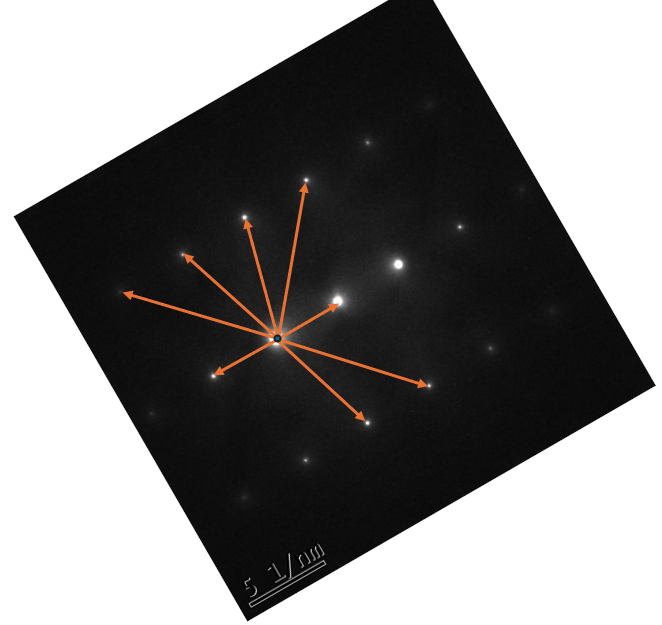
#> input picture backend/fileskh/input/df/df1.png, 662 x 625 px
$ python -i line_detector.py   (imports and definitions only)
#> lines starting #> are read from the running program, lines starting #| are printed output that depends on the picture; after the words box and inside, x2 and y2 are one past the last pixel; in counts of white or black regions, pixels touching at a corner belong together
"""
modules/line_detector.py
=========================
Stage 1 — Image detection.

Detects all COLOURED DOTTED dislocation lines in TEM images and
orange g-vector arrows in diffraction images.

Colour pipeline (for each dislocation colour)
----------------------------------------------
  1. HSV colour mask.  Each colour has calibrated H/S/V thresholds.
     Red is split into two bands because it wraps around 0°/360°.
     White uses local-contrast masking (gray − GaussBlur31 > 40, S < 35).
  2. Exclusion zones (top-left diffraction inset, top text strip, scale bar).
  3. DBSCAN eps = 25 px — bridges typical inter-dot gaps of 5-15 px.
  4. Clusters smaller than min_cluster_px are discarded.
  5. polyfit through cluster pixels → (endpoint1, endpoint2, vector).

Supported line colours:  red · white · orange · yellow · green ·
                          cyan · blue · magenta

G-vector detection (for diffraction images)
--------------------------------------------
  HSV orange mask → HoughLinesP → origin by endpoint/intersection
  clustering → per-angle tip clustering → ID labelling g01, g02, …

Public API
----------
  load_image(path)                       → np.ndarray  (BGR)
  detect_all_lines(bgr, min_cluster_px)  → List[dict]  (all colours)
  detect_g_vectors(bgr)                  → List[dict]  (orange arrows)
"""

from __future__ import annotations

import logging
import math
import os
from pathlib import Path
from typing import Dict, List, Optional, Tuple

import cv2
from matplotlib import lines
import numpy as np
from sklearn.cluster import DBSCAN

logger = logging.getLogger(__name__)


# [7 lines left out: function _resolve_output_path, not called in this run]

# ─────────────────────────────────────────────────────────────────────────────
# HSV colour ranges  (H: 0-180, S: 0-255, V: 0-255 — OpenCV convention)
# ─────────────────────────────────────────────────────────────────────────────
# Each entry is a list of (lower, upper) pairs.
# Red uses two bands because hue wraps around 0°.
_COLOUR_HSV: Dict[str, List[Tuple[np.ndarray, np.ndarray]]] = {
    "red": [
        (np.array([0,   150, 70]), np.array([8,   255, 255])),
        (np.array([172, 150, 70]), np.array([180, 255, 255])),
    ],
    "orange": [
        (np.array([9,  100, 80]), np.array([22, 255, 255])),
    ],
    "yellow": [
        (np.array([22, 100, 80]), np.array([35, 255, 255])),
    ],
    "green": [
        (np.array([35, 90, 70]), np.array([88, 255, 255])),
    ],
    "cyan": [
        (np.array([82, 75, 70]), np.array([102, 255, 255])),
    ],
    "blue": [
        (np.array([100, 75, 70]), np.array([130, 255, 255])),
    ],
    "magenta": [
        (np.array([140, 75, 70]), np.array([172, 255, 255])),
    ],
    # "white" is detected separately via local-contrast masking
}

# ─────────────────────────────────────────────────────────────────────────────
# Detection parameters
# ─────────────────────────────────────────────────────────────────────────────
_DOT_EPS     = 25     # DBSCAN radius — bridges ~5-15 px inter-dot gaps
_DOT_MINPTS  = 2      # DBSCAN min_samples
_DEF_MIN_PX  = 20     # minimum cluster size to count as a line segment

# White-line specific thresholds
_WHITE_V_THRESH  = 180   # minimum absolute brightness
_WHITE_LC_THRESH = 40    # minimum local contrast (gray − GaussBlur31)
_WHITE_S_THRESH  = 35    # maximum HSV saturation (rejects coloured pixels)

# G-vector arrow detection (orange, in diffraction images)
_GVEC_ORG_LO    = np.array([9,  100, 80])
_GVEC_ORG_HI    = np.array([22, 255, 255])
_GVEC_MIN_FRAC  = 0.28   # ignore tips closer than this fraction of max dist
_GVEC_MERGE_DEG = 12.0   # merge arrows within this angular range

# Colour palette for matplotlib overlays (RGB hex)
PALETTE = [
    "#e41a1c", "#4daf4a", "#377eb8", "#ff7f00",
    "#984ea3", "#a65628", "#f781bf", "#ffff33",
    "#00ffff", "#ff69b4", "#7fff00", "#dc143c",
]


# ─────────────────────────────────────────────────────────────────────────────
# Public  —  image loader
# ─────────────────────────────────────────────────────────────────────────────

# [13 lines left out: function load_image, not called in this run]


# ─────────────────────────────────────────────────────────────────────────────
# Exclusion-zone helper
# ─────────────────────────────────────────────────────────────────────────────

def _apply_exclusions(mask: np.ndarray, h: int, w: int) -> np.ndarray:
    """
    Zero out known non-line regions:
      • Top-left diffraction pattern inset  (≤27 % h × ≤35 % w)
      • Top text / zone-axis label strip    (≤42 px)
      • Bottom-left scale bar              (≥88 % h × ≤22 % w)
    """
    mask[:int(h * 0.27), :int(w * 0.35)] = 0   # diff inset
    mask[:42, :]                           = 0   # label strip
    mask[int(h * 0.88):, :int(w * 0.22)] = 0   # scale bar
    return mask


# ─────────────────────────────────────────────────────────────────────────────
# polyfit → line endpoints
# ─────────────────────────────────────────────────────────────────────────────

def _polyfit_endpoints(
    pixels: np.ndarray,
) -> Tuple[Tuple[int, int], Tuple[int, int], float, float]:
    """
    Fit a straight line through (row, col) cluster pixels.

    Returns (p1, p2, vx, vy) where p1/p2 are (x, y) image endpoints.
    Uses the dominant axis (x or y) for the fit to avoid singularities.
    """
    ys, xs  = pixels[:, 0], pixels[:, 1]
    y_range = int(ys.max() - ys.min())
    x_range = int(xs.max() - xs.min())

    if y_range >= x_range:                     # predominantly vertical
        coef = np.polyfit(ys, xs, 1)
        p1 = (int(round(float(np.polyval(coef, float(ys.min()))))), int(ys.min()))
        p2 = (int(round(float(np.polyval(coef, float(ys.max()))))), int(ys.max()))
    else:                                       # predominantly horizontal
        coef = np.polyfit(xs, ys, 1)
        p1 = (int(xs.min()), int(round(float(np.polyval(coef, float(xs.min()))))))
        p2 = (int(xs.max()), int(round(float(np.polyval(coef, float(xs.max()))))))

    vx, vy = float(p2[0] - p1[0]), float(p2[1] - p1[1])
    return p1, p2, vx, vy


# ─────────────────────────────────────────────────────────────────────────────
# Single-colour detector
# ─────────────────────────────────────────────────────────────────────────────

def _detect_one_colour(
    hsv:       np.ndarray,
    ranges:    List[Tuple[np.ndarray, np.ndarray]],
    h:         int,
    w:         int,
    min_px:    int,
    color:     str,
) -> List[dict]:
    """
    Detect line segments of one specific colour.

    Returns a list of raw line dicts (one per significant DBSCAN cluster).
    """
    # Build colour mask (union of all ranges for this colour)
    mask = np.zeros((h, w), dtype=np.uint8)
    for lo, hi in ranges:
        mask |= cv2.inRange(hsv, lo, hi)

    # Morphological closing to fill tiny intra-dot gaps
    kernel = cv2.getStructuringElement(cv2.MORPH_ELLIPSE, (3, 3))
    mask   = cv2.morphologyEx(mask, cv2.MORPH_CLOSE, kernel, iterations=1)
    mask   = _apply_exclusions(mask, h, w)

    pixels = np.argwhere(mask > 0)
    if len(pixels) < max(min_px, 4):
        return []

    db   = DBSCAN(eps=_DOT_EPS, min_samples=_DOT_MINPTS).fit(pixels)
    lbls = db.labels_

    results = []
    for lbl in set(lbls):
        if lbl == -1:
            continue
        cluster = pixels[lbls == lbl]
        if len(cluster) < min_px:
            continue

        p1, p2, vx, vy = _polyfit_endpoints(cluster)
        length = math.hypot(vx, vy)
        results.append({
            "color":     color,
            "x1": p1[0], "y1": p1[1],
            "x2": p2[0], "y2": p2[1],
            "vx": round(vx, 2),
            "vy": round(vy, 2),
            "length_px": round(length, 2),
            "n_pixels":  int(len(cluster)),
        })
        logger.debug(f"  {color}: ({p1[0]},{p1[1]})→({p2[0]},{p2[1]})"
                     f"  v=({vx:.1f},{vy:.1f})  {len(cluster)}px")

    return results


# ─────────────────────────────────────────────────────────────────────────────
# White-line detector  (local-contrast method)
# ─────────────────────────────────────────────────────────────────────────────

def _detect_white_lines(
    bgr:    np.ndarray,
    hsv:    np.ndarray,
    h:      int,
    w:      int,
    min_px: int,
) -> List[dict]:
    """
    Detect white dotted lines using a local-contrast + saturation mask.

    Works on the greyscale channel:
        local_contrast = gray − GaussianBlur(gray, 31×31)
    Keeps pixels that are:
        (a) V > WHITE_V_THRESH   — bright enough  (not grey background)
        (b) local_contrast > LC_THRESH  — locally brighter than surroundings
        (c) S < WHITE_S_THRESH   — achromatic  (not any of the colour lines)
    """
    gray    = cv2.cvtColor(bgr, cv2.COLOR_BGR2GRAY)
    blurred = cv2.GaussianBlur(gray, (31, 31), 0)
    lc      = gray.astype(np.float32) - blurred.astype(np.float32)
    sat     = hsv[:, :, 1]

    mask = (
        (gray.astype(np.int32) > _WHITE_V_THRESH) &
        (lc  > _WHITE_LC_THRESH) &
        (sat < _WHITE_S_THRESH)
    ).astype(np.uint8) * 255
    mask = _apply_exclusions(mask, h, w)

    pixels = np.argwhere(mask > 0)
    if len(pixels) < max(min_px, 4):
        return []

    db   = DBSCAN(eps=_DOT_EPS, min_samples=_DOT_MINPTS).fit(pixels)
    lbls = db.labels_

    results = []
    for lbl in set(lbls):
        if lbl == -1:
            continue
        cluster = pixels[lbls == lbl]
        if len(cluster) < min_px:
            continue

        p1, p2, vx, vy = _polyfit_endpoints(cluster)
        length = math.hypot(vx, vy)
        results.append({
            "color":     "white",
            "x1": p1[0], "y1": p1[1],
            "x2": p2[0], "y2": p2[1],
            "vx": round(vx, 2),
            "vy": round(vy, 2),
            "length_px": round(length, 2),
            "n_pixels":  int(len(cluster)),
        })
        logger.debug(f"  white: ({p1[0]},{p1[1]})→({p2[0]},{p2[1]})"
                     f"  v=({vx:.1f},{vy:.1f})  {len(cluster)}px")

    return results


# ─────────────────────────────────────────────────────────────────────────────
# Public  —  detect all coloured dislocation lines
# ─────────────────────────────────────────────────────────────────────────────

def detect_all_lines(
    bgr:            np.ndarray,
    min_cluster_px: int = _DEF_MIN_PX,
    max_lines:      int = 20,
) -> List[dict]:
    """
    Detect ALL coloured dotted dislocation lines in a TEM image.

    Detects red, orange, yellow, green, cyan, blue, magenta, and white.
    Results are sorted by pixel-cluster size (largest first) then trimmed
    to at most max_lines.

    Parameters
    ----------
    bgr            : BGR image array from load_image().
    min_cluster_px : minimum DBSCAN cluster size (default 20).
                     Lower this with --min-px if thin lines are missed.
    max_lines      : maximum number of lines returned (default 20).

    Returns
    -------
    List of dicts with keys:
        color, x1, y1, x2, y2, vx, vy, length_px, n_pixels
    """
    h, w = bgr.shape[:2]
    hsv  = cv2.cvtColor(bgr, cv2.COLOR_BGR2HSV)

    all_lines: List[dict] = []

    # Coloured lines
    for color, ranges in _COLOUR_HSV.items():
        segs = _detect_one_colour(hsv, ranges, h, w, min_cluster_px, color)
        all_lines.extend(segs)
        if segs:
            logger.info(f"  [{color}]: {len(segs)} segment(s)")

    # White lines
    white_segs = _detect_white_lines(bgr, hsv, h, w, min_cluster_px)
    all_lines.extend(white_segs)
    if white_segs:
        logger.info(f"  [white]: {len(white_segs)} segment(s)")

    # Sort by cluster size descending, truncate
    all_lines.sort(key=lambda d: d["n_pixels"], reverse=True)
    all_lines = all_lines[:max_lines]

    logger.info(f"  Total lines detected: {len(all_lines)}")
    return all_lines


# ─────────────────────────────────────────────────────────────────────────────
# G-vector arrow helpers  (diffraction images, orange arrows)
# ─────────────────────────────────────────────────────────────────────────────

# [456 lines left out: functions find_origin_by_endpoints, find_origin_by_intersections, detect_g_vectors, _colour_to_mpl, show_detected_lines, show_g_vectors and 1 more, not called in this run]

>>> import cv2
>>> picture = cv2.imread('input/df/df1.png')
#> picture is the input picture: shape (625, 662, 3); mean B, G, R 129.8, 130.3, 131.2
>>> result = detect_all_lines(picture)
#> in detect_all_lines, `hsv  = cv2.cvtColor(bgr, cv2.COLOR_BGR2HSV)`: hsv: shape (625, 662, 3); mean H, S, V 0.1, 1.8, 131.2
#> after the loop in detect_all_lines, `for color, ranges in _COLOUR_HSV.items():`: all_lines = 2 items
#> in _detect_white_lines, `blurred = cv2.GaussianBlur(gray, (31, 31), 0)`:
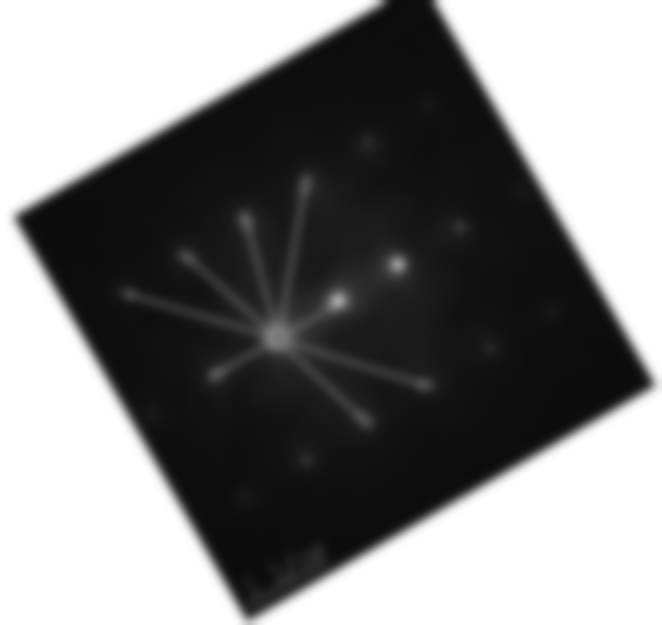
#> blurred: shape (625, 662); min 11, max 255, mean 130.5
#> in _detect_white_lines, `lc      = gray.astype(np.float32) - blurred.astype(np.float32)`:
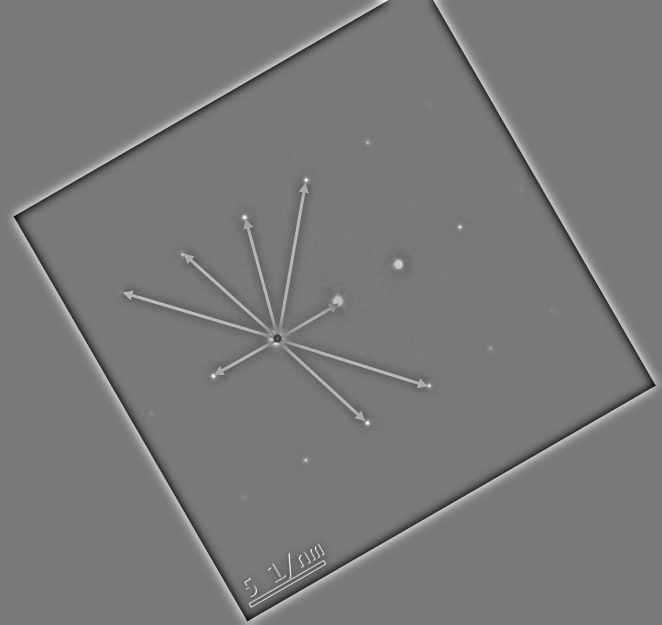
#> lc: shape (625, 662) float32; min -171, max 187, mean 0; drawn with min black and max white
#> in _detect_white_lines, `sat     = hsv[:, :, 1]`:
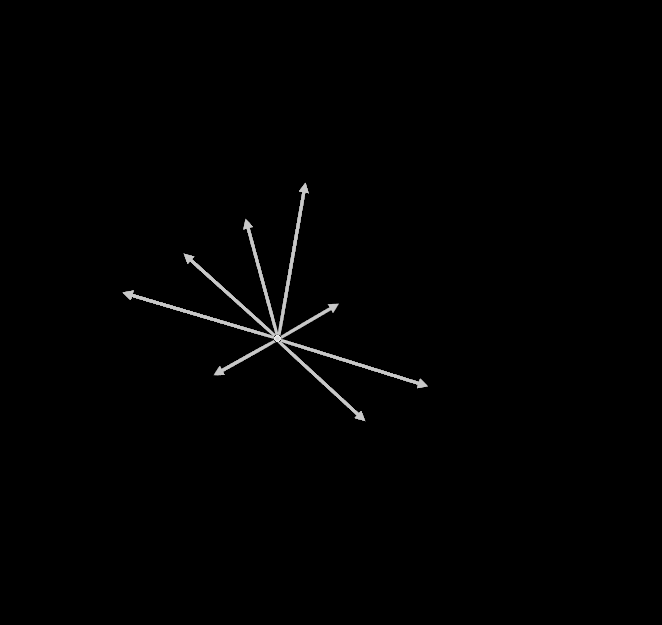
#> sat: shape (625, 662); min 0, max 235, mean 1.8
#> in _detect_white_lines, `mask = ( (gray.astype(np.int32) > _WHITE_V_THRESH) & (lc  > _WHITE_LC_..`:
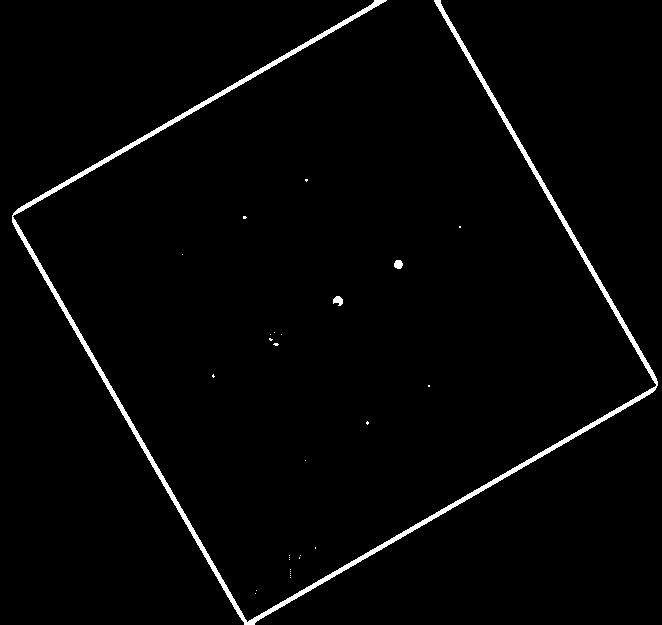
#> mask: shape (625, 662); 2.1% white; 29 white regions (26 under 20 px), largest, box (x1, y1, x2, y2) and area: (12, 0, 658, 625) 8402, (333, 296, 343, 306) 69, (394, 260, 403, 269) 65
#> in _apply_exclusions (call 8), `mask[:42, :]                           = 0`:
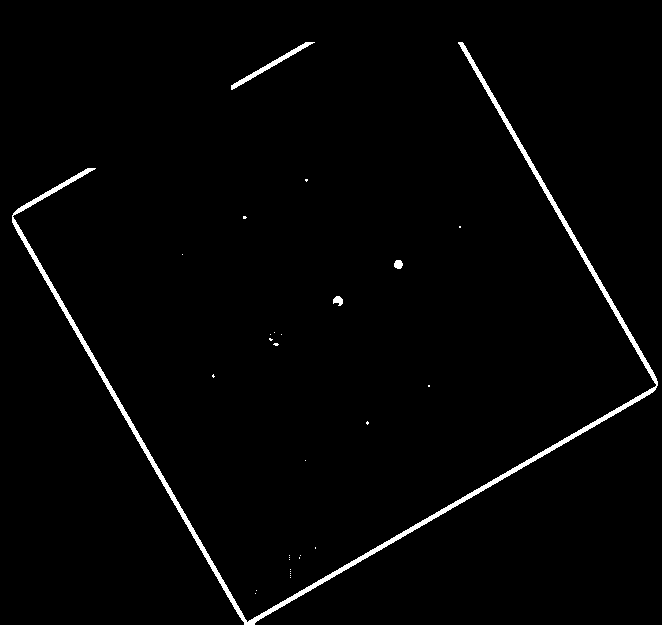
#> mask: shape (625, 662); 1.8% white; 30 white regions (26 under 20 px), largest, box (x1, y1, x2, y2) and area: (12, 42, 658, 625) 6603, (231, 42, 315, 90) 428, (333, 296, 343, 306) 69, (394, 260, 403, 269) 65
#> in _detect_white_lines, `pixels = np.argwhere(mask > 0)`: pixels = 7246 pairs, first value 42 to 624, second value 12 to 657
#> in _detect_white_lines, `lbls = db.labels_`: lbls = 7246 values, max 10 at index 4249, min -1 at index 2191, mean 1.07
#> the loop in _detect_white_lines, `for lbl in set(lbls):` made 12 passes
#> (y_range in _polyfit_endpoints, x_range in _polyfit_endpoints, coef in _polyfit_endpoints, p1, p2, vx, vy, length) on passes 1, 2, 6, 7, 8: (47, 83, [-0.573, 219.6], (231, 87), (314, 40), 83, -47, 95.38), (582, 645, [-0.0771, 404.3], (12, 403), (657, 354), 645, -49, 646.9), (8, 8, [-0.000177, 398], (398, 260), (398, 268), 0, 8, 8), (9, 9, [0.19, 280.6], (337, 296), (339, 305), 2, 9, 9.22), (13, 12, [0.312, 167.5], (271, 332), (275, 345), 4, 13, 13.6)
#> cluster on passes 5, 10: [[226, 459], [226, 460], [227, 459], [227, 460]], [[385, 428], [385, 429], [386, 428], [386, 429]]
#> after the loop in _detect_white_lines, `for lbl in set(lbls):`: results = 5 items
#> in detect_all_lines, `all_lines = all_lines[:max_lines]`: all_lines = 7 items
#> result = 7 items

$ run again, on backend/fileskh/input/df/df2.png
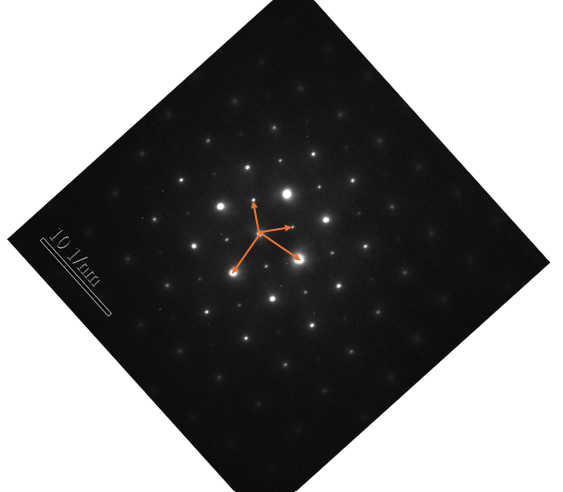
#> input picture backend/fileskh/input/df/df2.png, 563 x 492 px
#> picture is the input picture: shape (492, 563, 3); mean B, G, R 131.6, 131.7, 131.8
#> hsv: shape (492, 563, 3); mean H, S, V 0.2, 0.5, 131.8
#> after the loop in detect_all_lines, `for color, ranges in _COLOUR_HSV.items():`: all_lines = 1 item
#> in _detect_white_lines, `lc      = gray.astype(np.float32) - blurred.astype(np.float32)`:
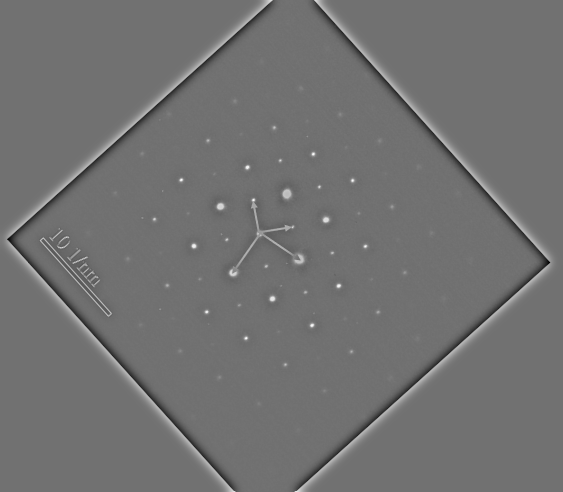
#> lc: shape (492, 563) float32; min -170, max 212, mean 0; drawn with min black and max white
#> in _apply_exclusions (call 8), `mask[:42, :]                           = 0`:
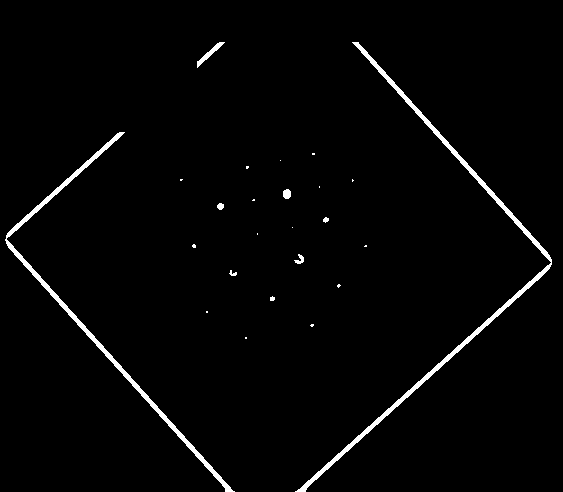
#> mask: shape (492, 563); 2% white; 24 white regions (15 under 20 px), largest, box (x1, y1, x2, y2) and area: (295, 42, 552, 492) 2911, (5, 132, 235, 492) 2290, (197, 42, 225, 68) 158
#> in _detect_white_lines, `pixels = np.argwhere(mask > 0)`: pixels = 5666 pairs, first value 42 to 491, second value 5 to 551
#> lbls = 5666 values, max 21 at index 3618, min -1 at index 1085, mean 1.97
#> the loop in _detect_white_lines, `for lbl in set(lbls):` made 23 passes
#> (y_range in _polyfit_endpoints, x_range in _polyfit_endpoints, coef in _polyfit_endpoints, p1, p2, vx, vy, length) on passes 1, 2, 3, 9, 11, 12: (25, 27, [-0.876, 236.5], (197, 64), (224, 40), 27, -24, 36.12), (449, 256, [-0.152, 478.7], (472, 42), (404, 491), -68, 449, 454.1), (359, 229, [0.458, -40.21], (20, 132), (185, 491), 165, 359, 395.1), (9, 7, [-0.016, 289.6], (287, 189), (286, 198), -1, 9, 9.06), (6, 6, [-0.0522, 230.8], (220, 203), (220, 209), 0, 6, 6), (5, 5, [-0.2, 369.4], (326, 217), (325, 222), -1, 5, 5.1)
#> after the loop in _detect_white_lines, `for lbl in set(lbls):`: results = 9 items
#> in detect_all_lines, `all_lines = all_lines[:max_lines]`: all_lines = 10 items
